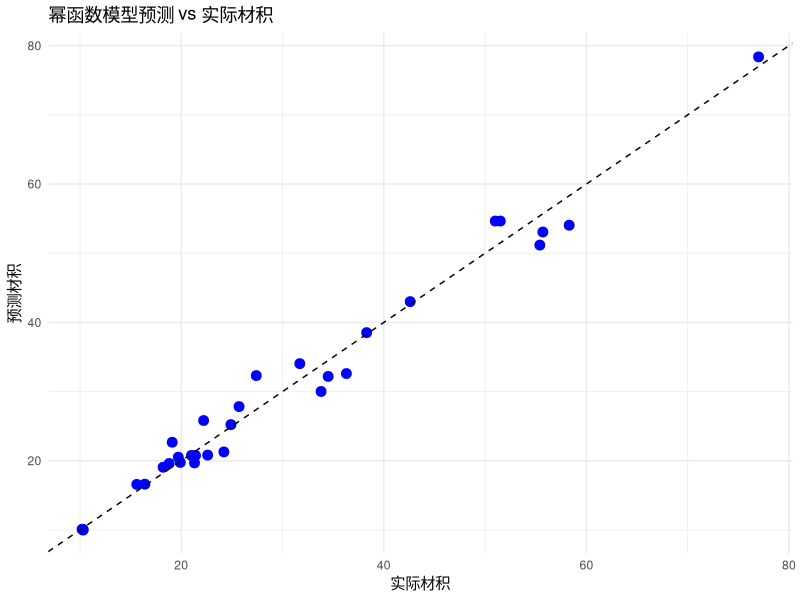

The R script that drew this image:
# 加载数据和必要包
data(trees)
library(dplyr)
library(ggplot2)

# （1）拟合多个非线性回归模型

# 幂函数模型: Volume = a * Girth^b * Height^c
model_power <- nls(Volume ~ a * Girth^b * Height^c,
                   data = trees,
                   start = list(a = 0.1, b = 1, c = 1))

# 指数模型: Volume = a * exp(b * Girth + c * Height)
model_exp <- nls(Volume ~ a * exp(b * Girth + c * Height),
                 data = trees,
                 start = list(a = 0.1, b = 0.05, c = 0.05))

# （2）比较模型拟合优度（AIC 与 R²）

# 自定义函数计算 R²
calc_r2 <- function(model, data) {
  y <- data$Volume
  y_hat <- predict(model)
  rss <- sum((y - y_hat)^2)
  tss <- sum((y - mean(y))^2)
  r2 <- 1 - rss / tss
  return(r2)
}

# 汇总模型对比
model_comparison <- tibble(
  Model = c("幂函数", "指数模型"),
  AIC = c(AIC(model_power), AIC(model_exp)),
  R_squared = c(calc_r2(model_power, trees), calc_r2(model_exp, trees))
)

print(model_comparison)

# （3）模型参数提取与变量敏感性分析

coef_power <- coef(model_power)
coef_exp <- coef(model_exp)

cat("幂函数模型参数：\n")
print(coef_power)
cat("\n指数模型参数（在指数函数内部的斜率）：\n")
print(coef_exp)

# 哪个变量对产量更敏感？
cat("\n生态意义提示：\n")
if (abs(coef_power["b"]) > abs(coef_power["c"])) {
  cat("- 胸径对材积预测更敏感（指数大于树高）\n")
} else {
  cat("- 树高对材积预测更敏感（指数大于胸径）\n")
}

# 可视化实际 vs 预测（幂函数为例）
ggplot(trees, aes(x = Volume, y = predict(model_power))) +
  geom_point(color = "blue", size = 3) +
  geom_abline(slope = 1, intercept = 0, linetype = "dashed") +
  labs(title = "幂函数模型预测 vs 实际材积",
       x = "实际材积", y = "预测材积") +
  theme_minimal()
